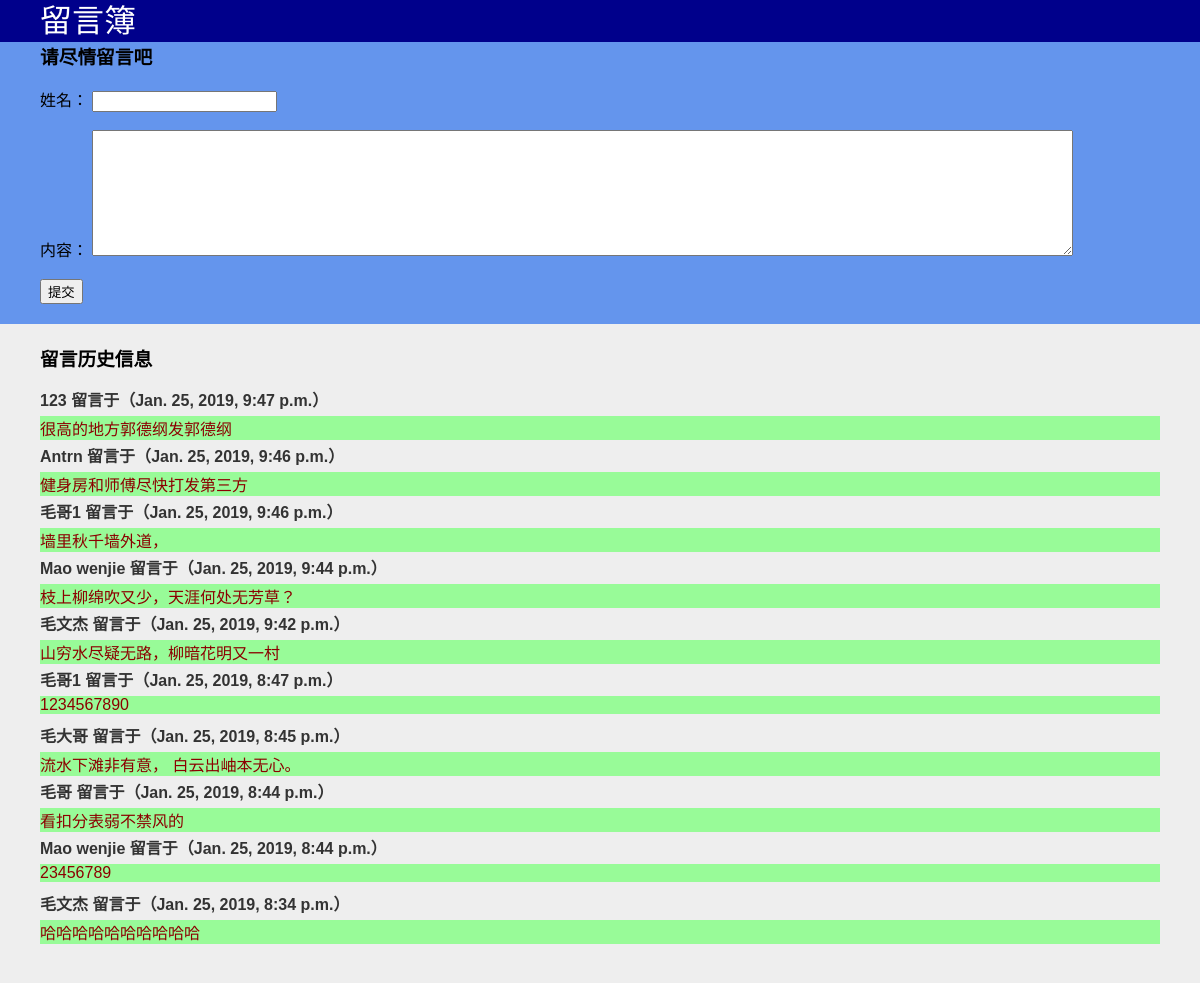
/mb/, run on the app's committed database.
### MessageBoard/models.py (models this page shows, shortened)
class Commenter(models.Model):
    commenter_name = models.CharField(max_length=100)
    commenter_time = models.DateTimeField('Time to leave a message')
    commenter_content = models.CharField(max_length=400)

### MessageBoard/views.py (the view)
# urls.py: path('', views.index, name='index'),
def index(request):
    commenter_list = Commenter.objects.order_by('-commenter_time')
    context = {
        'commenter_list': commenter_list
    }
    return render(request, 'MessageBoard/index.html', context)

### MessageBoard/templates/MessageBoard/index.html (shortened to what this page needs)
<!DOCTYPE html>
<html lang="en">
<head>
    {% load static %}
    <link rel="stylesheet" type="text/css" href="{% static 'MessageBoard/style.css' %}">
</head>
<body>
    <div id="title">
        留言簿
    </div>
    <div id="LeaveMessage">
        <h3>请尽情留言吧</h3>
        <br>
        <form action="{% url 'MessageBoard:postmessages' %}" method="post" onsubmit="return checkForm();">
            <label for="name">姓名：</label>
            <input type="text" name="name" id="name">
            <br><br>
            <label for="content">内容：</label>
            <textarea cols="120" rows="8" name="content" id="content"></textarea>
            <br><br>
            <input type="submit" value="提交">
            <br>
        </form>
    </div>
    <div id="messageList">
        <h3 style="padding-left: 40px">留言历史信息</h3>
        {% if commenter_list%}
            <ul>
                {% for commenter in commenter_list %}
                    <li>
                        <p id="nameAndTime">{{ commenter.commenter_name }} 留言于（{{ commenter.commenter_time }}）</p>
                        <span id="perContent">{{ commenter.commenter_content }}</span>
                    </li>
                {% endfor %}
            </ul>
        {% else %}
            <p>No messages are available.</p>
        {% endif %}
    </div>
</body>
</html>

### MessageBoard/static/MessageBoard/style.css (style rules this page uses)
li, p, a, h1, h2, h3, span, label, strong { font-family: "Microsoft YaHei UI Light", Sans-Serif, serif; text-decoration: none; padding: 0; margin: 0; }
body { padding: 0; margin: 0; }
li { list-style-type: none; }
#title { font-size: 32px; font-family: "Microsoft YaHei UI Light", Sans-Serif, serif; color: #fff; background: darkblue; width: 100%; line-height: 42px; padding-left: 40px; box-sizing: border-box; }
#LeaveMessage { box-sizing: border-box; padding-left: 40px; background: cornflowerblue; padding-bottom: 20px; }
#messageList { box-sizing: border-box; padding: 20px 40px 20px 0; background: #eee; width: 100%; }
li { height: 56px; }
#nameAndTime { color: #333; font-weight: bold; }
#perContent { color: darkred; background-color: palegreen; display: block; margin-top: 5px; }

### data on the page
Commenter: commenter_name "123", commenter_time "Jan. 25, 2019, 9:47 p.m.", commenter_content "很高的地方郭德纲发郭德纲"
Commenter: commenter_name "Antrn", commenter_time "Jan. 25, 2019, 9:46 p.m.", commenter_content "健身房和师傅尽快打发第三方"
Commenter: commenter_name "毛哥1", commenter_time "Jan. 25, 2019, 9:46 p.m.", commenter_content "墙里秋千墙外道，"
Commenter: commenter_name "Mao wenjie", commenter_time "Jan. 25, 2019, 9:44 p.m.", commenter_content "枝上柳绵吹又少，天涯何处无芳草？"
Commenter: commenter_name "毛文杰", commenter_time "Jan. 25, 2019, 9:42 p.m.", commenter_content "山穷水尽疑无路，柳暗花明又一村"
Commenter: commenter_name "毛哥1", commenter_time "Jan. 25, 2019, 8:47 p.m.", commenter_content "1234567890"
Commenter: commenter_name "毛大哥", commenter_time "Jan. 25, 2019, 8:45 p.m.", commenter_content "流水下滩非有意， 白云出岫本无心。"
Commenter: commenter_name "毛哥", commenter_time "Jan. 25, 2019, 8:44 p.m.", commenter_content "看扣分表弱不禁风的"
Commenter: commenter_name "Mao wenjie", commenter_time "Jan. 25, 2019, 8:44 p.m.", commenter_content "23456789"
Commenter: commenter_name "毛文杰", commenter_time "Jan. 25, 2019, 8:34 p.m.", commenter_content "哈哈哈哈哈哈哈哈哈哈"
